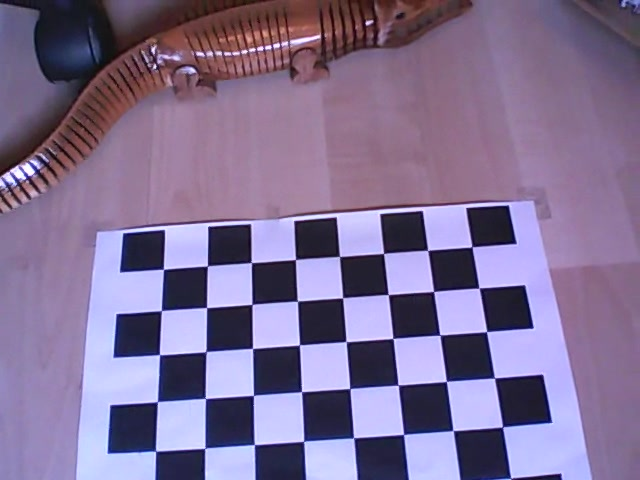
#> input picture Draft/SLAM/datasets/webcam/captures2/image-0078.jpeg, 640 x 480 px; its folder holds 4 pictures in this run
$ python slam.py   (Python 2 division)   (older library calls are emulated)
#> lines starting #> are read from the running program, lines starting #| are printed output that depends on the picture
### Draft/python_libs/cv2_helpers.py
import numpy as np
import cv2

import transforms as trfm


# [10 lines left out: function imshow, not called in this run]

rgb = cv2.cv.CV_RGB

# Some wrapper functions to make some calls more concise
def line(img, p1, p2, col, *args, **kwargs):
    return cv2.line(img, tuple(p1), tuple(p2), col, *args, **kwargs)
def rectangle(img, p1, p2, col, *args, **kwargs):
    return cv2.rectangle(img, tuple(p1), tuple(p2), col, *args, **kwargs)
def circle(img, c, rad, col, *args, **kwargs):
    return cv2.circle(img, tuple(c), rad, col, *args, **kwargs)
def putText(img, txt, p, fF, fS, col, *args, **kwargs):
    return cv2.putText(img, txt, tuple(p), fF, fS, col, *args, **kwargs)
def Rodrigues(rvec_or_R):
    return cv2.Rodrigues(rvec_or_R)[0]    # only output R or rvec, not the jacobian
def invert(matrix):
    return cv2.invert(matrix)[1]    # only output the result, not the status; use with care

def format3DVector(v):
    return "[ %.3f  %.3f  %.3f ]" % tuple(v)


# [108 lines left out: functions drawKeypointsAndMotion, drawAxisSystem, drawCamera, not called in this run]


class MultilineText:
    """A class that enables to draw richer text on images."""

    def __init__(self):
        self.clear()

    # [29 lines left out: functions clear, text, not called in this run]

    def getTextSize(self):
        """Returns the size of the (to-be-)drawn area."""
        return tuple(self._size)

    # [48 lines left out: functions putText, wireframe3DGeometry, not called in this run]


def extractChessboardFeatures(img, boardSize):
    """Extract subpixel chessboard corners as features."""
    gray = cv2.cvtColor(img, cv2.COLOR_BGR2GRAY)

    # Find the chess board corners
    ret, corners = cv2.findChessboardCorners(
            gray, boardSize )

    # Refine them, if found
    if ret == True:
        cv2.cornerSubPix(
                gray, corners,
                (11,11),    # window
                (-1,-1),    # deadzone
                (cv2.TERM_CRITERIA_EPS + cv2.TERM_CRITERIA_MAX_ITER, 30, 0.001) )    # termination criteria
        corners = corners.reshape(-1, 2)

    return ret, corners


"""
The following code works around some OpenCV BUGs:
(written on 2014-08-18 11:38:56 AM)

BUG #1:
    opencv/modules/features2d/include/opencv2/features2d.hpp near line 749:
        "CV_WRAP" is omitted for the method "radiusMatch",
        which results in hiding this method for higher-level languages such as Python and Java.
BUG #2:
    opencv/modules/core/src/stat.cpp near line 3209:
        An assert gets triggered when argument "OutputArray _nidx" of function "cv::batchDistance()"
        is set to "None" (Python) while "int K" is set to "0".
        This means that (_nidx::needed() != NULL) when (_nidx == "None" (Python)),
        to fix this: _nidx::needed() should evaluate to "NULL".
"""
native_BFMatcher = cv2.BFMatcher()
has_native_radiusMatch = "radiusMatch" in dir(native_BFMatcher)

if has_native_radiusMatch:
    BFMatcher = cv2.BFMatcher

else:
    class BFMatcher:
        """
        Wrapper class + Python implementation of 'radiusMatch' to work around BUG #1.

        Python's overhead is negligible in this 'radiusMatch' implementation:
            ratio of runtime C++/Python: more than 50/1
        """

        def __init__(self, *args, **kwargs):
            self.this = cv2.BFMatcher(*args, **kwargs)

        # [44 lines left out: function radiusMatch, not called in this run]

    # Append remaining methods of the native BFMatcher class
    for methodName in dir(native_BFMatcher):
        if not methodName.startswith('_'):
            exec("def method(self, *args, **kwargs): return self.this.%s(*args, **kwargs)" % methodName)
            setattr(BFMatcher, methodName, method)

### Draft/python_libs/calibration_tools.py
from textwrap import dedent
import numpy as np
import cv2


def grid_objp(boardSize):
    """
    Generate 3D points on a grid, in order: (0,0,0), (0,1,0), (0,2,0),  ..., (5,7,0).
    This can be useful for points on chessboard-corners.

    "boardSize[0]" is used as Y-axis, "boardSize[1]" as X-axis.
    """
    objp = np.zeros((np.prod(boardSize), 3), dtype=np.float32)

    objp[:, :] = np.array([ map(float, [i, j, 0])
                            for i in range(boardSize[1])
                            for j in range(boardSize[0]) ])

    return objp


# [19 lines left out: function save_camera_intrinsics, not called in this run]


def load_camera_intrinsics(filename):
    """
    Load camera intrinsics ("cameraMatrix", "distCoeffs", and "imageSize" (w, h))
    from "filename".

    See OpenCV's doc about the format of "cameraMatrix" and "distCoeffs".
    """
    from numpy import array

    cameraMatrix, distCoeffs, imageSize = \
            eval(open(filename, 'r').read())
#> (reads Draft/CalibrationTests/OpenCV_AppProgCookbook_modified/camera_intrinsics.txt from the repository)

    return cameraMatrix, distCoeffs, imageSize


# [66 lines left out: functions undistort_image, reprojection_error_ext, reprojection_error, not called in this run]

### Draft/SLAM/application/own/slam.py
#!/usr/bin/env python
# -*- coding: utf-8 -*-
import os
import numpy as np
import glob
import cv2

import sys; sys.path.append(os.path.join(os.path.dirname(os.path.realpath(__file__)), "..", "..", "..", "python_libs"))
import cv2_helpers as cvh
import calibration_tools

blue = cvh.rgb(0, 0, 255)


# Tweaking parameters
max_OF_error = 12.
max_radius_OF_to_FAST = {}
max_dist_ratio = {}
allow_chessboard_matcher_and_refiner = True

# optimized for chessboard features
max_radius_OF_to_FAST["chessboard"] = 4.    # FAST detects points *around* instead of *on* corners
max_dist_ratio["chessboard"] = 1.    # disable ratio test

# optimized for FAST features
max_radius_OF_to_FAST["FAST"] = 2.
max_dist_ratio["FAST"] = 0.7


# Initiate FAST and BFMatcher object with default values
fast = cv2.FastFeatureDetector()
matcher = cvh.BFMatcher()


def main():
    # Initially known data
    boardSize = (8, 6)
    objp = calibration_tools.grid_objp(boardSize)

    cameraMatrix, distCoeffs, imageSize = calibration_tools.load_camera_intrinsics(
            os.path.join("..", "..", "datasets", "webcam", "camera_intrinsics.txt") )


    # Initiate 2d 3d arrays
    objectPoints = []
    imagePoints = []


    # Select working (or 'testing') set
    from glob import glob
    images = sorted(glob(os.path.join("..", "..", "datasets", "webcam", "captures2", "*.jpeg")))


    # [164 lines left out: function main_loop, not called in this run]


    ###----------------------------- Frame 0 (init) -----------------------------###

    print "###---------------------- Frame 0 (init) ----------------------###"

    left_img = cv2.imread(images[0])
#> left_img is the input picture: shape (480, 640, 3); mean B, G, R 148.1, 112.3, 128.6
    left_gray = cv2.cvtColor(left_img, cv2.COLOR_BGR2GRAY)
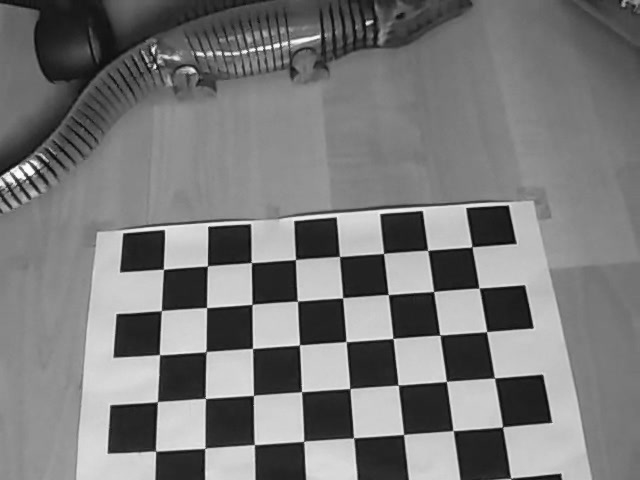
#> left_gray: shape (480, 640); min 7, max 254, mean 121.2
    right_img = cv2.imread(images[1])
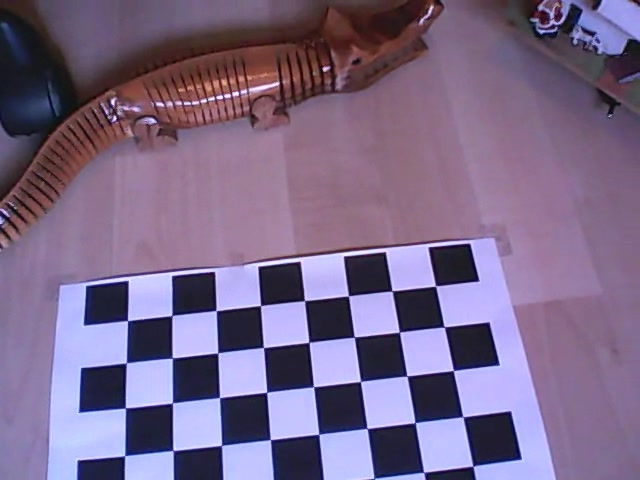
#> input picture Draft/SLAM/datasets/webcam/captures2/image-0108.jpeg, 640 x 480 px
#> right_img is the input picture: shape (480, 640, 3); mean B, G, R 137.1, 104.3, 122.2

    # Detect left (key)points
    ret, left_points = cvh.extractChessboardFeatures(left_img, boardSize)
#> in extractChessboardFeatures, `ret, corners = cv2.findChessboardCorners( gray, boardSize )`: ret = False; corners = None
#> ret = False
    if not ret:
#> (the run stopped early here; a loop or call above may not have finished)
